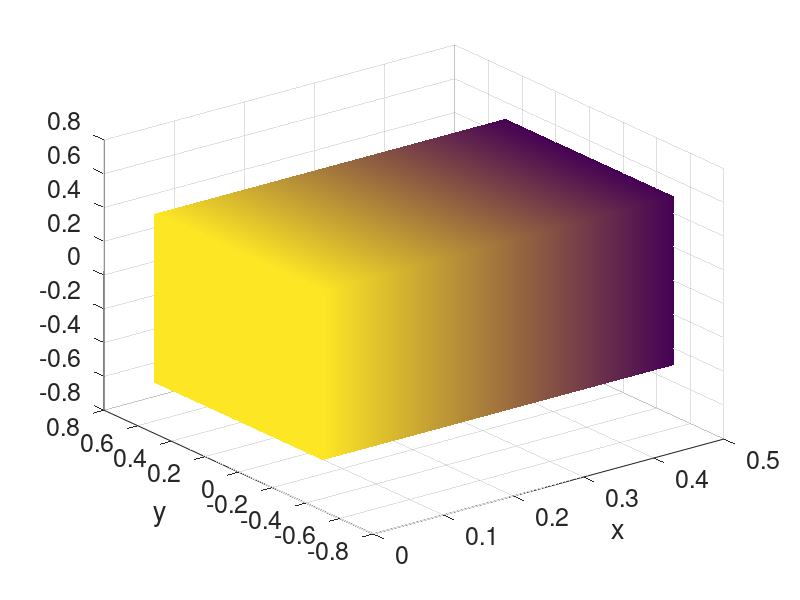

MATLAB code for this plot: (Note: this script raises an error after producing the figure.)
% DESCRIPTION - Solves parabolic B-S problem on the 3D CUBE, plots
% solution and computes error.
% NOTICE: closed-form solution is wrong. Fix needed.
%%%%%%%%%%%%%%%%%%%%%%%%%%%%%%%%%%%%%%%%%%%%%%%%%%%%%%%%%%%%%%%%%%%%%%%%%%%

%%%%%%%%%%%%%%%%%%%%%%%%%%%%%%%%%%%%%%%%%%%%%%%%%%%%%%%%%%%%%%%%%%%%%%%%%%%
%
% u_t - d_u*Laplace(u) = au,                                   x in \Omega
% v_t - d_v*LaplaceBeltrami(v) + \nabla u \cdot \nu = bu+cv,   x in \Gamma
% \nabla u \cdot \nu = du+ev,                                  x in \Gamma
%
% \Omega = [-1/2, 1/2]^3
% \Gamma = \partial \Omega
%
% Exact solution:
%
% u(x,y,z,t) = cos(pi x)cos(pi y)cos(pi z) exp(-alpha t),  (x,y,z) \in \Omega
% v(x,y,z,t) = cos(pi x)cos(pi y)cos(pi z) exp(-alpha t),  (x,y,z) \in \Gamma
%
% if the model parameters fulfil
%
% a = - alpha + 3 d_u pi^2
% b     arbitrary
% c = - alpha + 2 d_v pi^2 - pi
% d     arbitrary
% e = - pi
%
% Note: to test
%
%%%%%%%%%%%%%%%%%%%%%%%%%%%%%%%%%%%%%%%%%%%%%%%%%%%%%%%%%%%%%%%%%%%%%%%%%%%


close all
clearvars

% Set solution parameters
alpha = 1;

% Set free model parameters
du = 1;
dv = 1;
b = 2;
d = 1;

% Dependent model parameters (DO NOT TOUCH)
a = - alpha + 3*du*pi^2;
c = - alpha + 2*dv*pi^2 - pi;
e = - pi;

% Set time discretisation
T = 1;
%tau = 1.5625e-02;
tau = 1e-4;

% Set space discretisation
load('cube17.mat')
P = P - 0.5;

% END OF INPUT

N = length(P);
NGamma = length(MGamma); % Amount of boundary nodes

esol_u = @(P,t) cos(pi*P(:,1)).*cos(pi*P(:,2)).*cos(pi*P(:,3))*exp(-alpha*t);
esol_v = @(P,t) cos(pi*P(:,1)).*cos(pi*P(:,2)).*cos(pi*P(:,3))*exp(-alpha*t);

tic
NT = ceil(T/tau);
u =  esol_u(P,0);
v =  esol_v(A'*P,0);

%for i=0:NT-1
for i=0
   
   % IMEX FULLY AUTONOMOUS - shows restrictive conditions on timestep
   unext = (M+tau*du*K)\(M*(1+tau*a)*u + tau*du*A*MGamma*(d*A'*u+e*v)); % - not working
   vnext = (MGamma+tau*dv*KGamma)\(MGamma*(v+tau*((b-d)*A'*u + (c-e)*v)));
   
   u = unext;
   v = vnext;

end
toc

es_u = esol_u(P,T);
es_v = esol_v(A'*P,T);
err_u = u - es_u;
err_v = v - es_v;
L2err_u = sqrt(err_u'*M*err_u);
L2err_v = sqrt(err_v'*MGamma*err_v);
L2err_prod = sqrt(err_u'*M*err_u + err_v'*MGamma*err_v);

% Plotting Exact solution in the bulk
figure
indsol = P(:,1) >= 0;
chull = convhull(P(indsol,1), P(indsol,2), P(indsol,3));
set(gcf,'Color','white')
trisurf(chull, P(indsol,1), P(indsol,2), P(indsol,3), es_u(indsol,1),'EdgeColor', 'none', 'FaceColor', 'interp')
view(3)
set(gca,'FontSize',18)
xlabel('x')
ylabel('y')
zlabel('z','rot',0)
axis equal
title('Exact bulk solution u')
colorbar
colormap jet

% Plotting Numerical solution in the bulk
figure
indsol = P(:,1) >= 0;
chull = convhull(P(indsol,1), P(indsol,2), P(indsol,3));
set(gcf,'Color','white')
trisurf(chull, P(indsol,1), P(indsol,2), P(indsol,3), u(indsol,1),'EdgeColor', 'none', 'FaceColor', 'interp')
view(3)
set(gca,'FontSize',18)
xlabel('x')
ylabel('y')
zlabel('z','rot',0)
axis equal
title('Bulk solution U')
colorbar
colormap jet

% Plotting error in the bulk
figure
indsol = P(:,1) >= 0;
chull = convhull(P(indsol,1), P(indsol,2), P(indsol,3));
set(gcf,'Color','white')
trisurf(chull, P(indsol,1), P(indsol,2), P(indsol,3), es_u(indsol,1)-u(indsol,1),'EdgeColor', 'none', 'FaceColor', 'interp')
view(3)
set(gca,'FontSize',18)
xlabel('x')
ylabel('y')
zlabel('z','rot',0)
axis equal
title('Bulk error u-U')
colorbar
colormap jet

% Plotting Numerical Solution on the surface
figure
set(gcf,'Color','white')
vext = A*v;
trisurf(chull, P(indsol,1), P(indsol,2), P(indsol,3), vext(indsol,1),'EdgeColor', 'none', 'FaceColor', 'interp')
view(3)
set(gca,'FontSize',18)
xlabel('x')
ylabel('y')
zlabel('z','rot',0)
axis equal
xlim([-0.5,1])
title('Surface solution V')
colorbar
colormap jet

% Plotting error on the surface
figure
set(gcf,'Color','white')
vext = A*v;
es_vext = A*es_v;
trisurf(chull, P(indsol,1), P(indsol,2), P(indsol,3), es_vext(indsol,1)-vext(indsol,1),'EdgeColor', 'none', 'FaceColor', 'interp')
view(3)
set(gca,'FontSize',18)
xlabel('x')
ylabel('y')
zlabel('z','rot',0)
axis equal
xlim([-0.5,1])
title('Surface error v-V')
colorbar
colormap jet